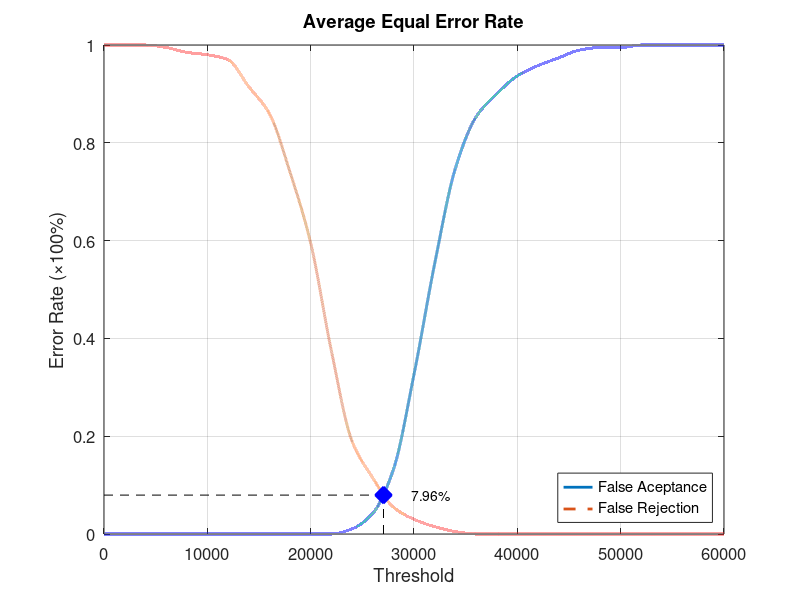
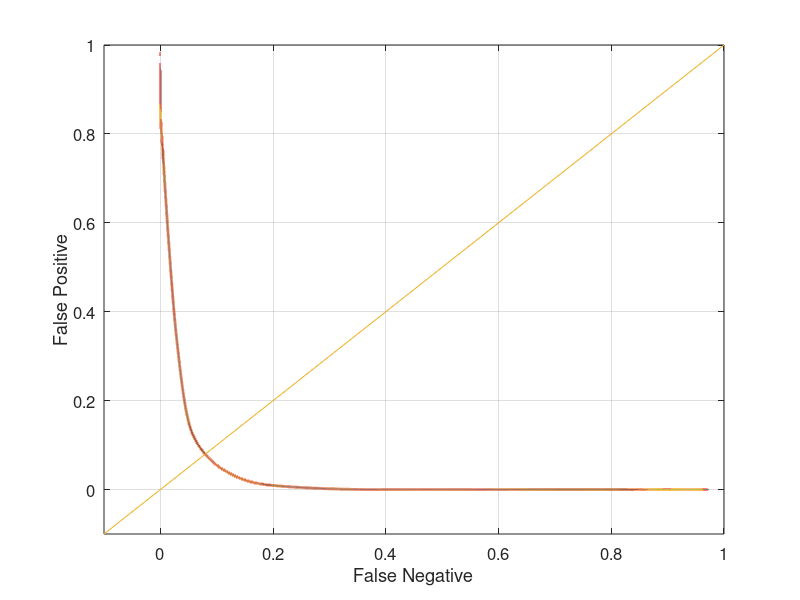

Source code (MATLAB) for these figures, in order:
function yEER = Database4_1
close all;
clear;
clc;
x = 0:2000:60000;
xq = 0:0.5:60000;

y0 = [0 0 0 0 0 0 0 0 0 0 0 0 0.0105263 0.0421053 0.131579 0.326316 0.552632 0.747368 0.852632 0.9 0.936842 0.957895 0.973684 0.989474 0.994737 0.994737 1 1 1 1 1];
yy0 = interp1(x, y0, xq, 'pchip');
y1 = [1 1 1 0.995 0.985 0.98 0.97 0.915 0.86 0.74 0.595 0.375 0.19 0.115 0.055 0.03 0.015 0.005 0 0 0 0 0 0 0 0 0 0 0 0 0];
yy1 = interp1(x, y1, xq, 'pchip');

% Calculating EER: 
y2 = abs(y0 - y1);
find(y2 == min(y2))
yy2 = abs(yy0 - yy1);
xEER = find(yy2 == min(yy2));
xEERIndex = xq(xEER) % X-axis EER
yEER = yy0(xEER) % Y-axis EER

main = figure
plot(xq, yy0,'-','LineWidth', 2);	hold on
plot(xq, yy1,'--','LineWidth', 2);	hold on
plot([xEERIndex xEERIndex], [0 yEER], 'k--');	hold on
plot([0 xEERIndex], [yEER yEER], 'k--');	hold on
plot(xEERIndex, yEER, 'bx', 'LineWidth', 10);	hold on
text(xEERIndex + 10 * xEERIndex / 100, yEER, [num2str(round((10000 * yEER)) / 100) '%'])
legend('False Aceptance', 'False Rejection', 'Location', 'SouthEast')
xlabel('Threshold')
ylabel('Error Rate (\times100%)')
title('Average Equal Error Rate')
set(gca, 'FontSize', 12)
axis([0 60000 0 1])
grid on

print(main, 'Database4_1Main', '-dpng');
FNRxFPR = figure('Color', [1 1 1]);
plot(yy1, yy0, '-', yy1, yy0, 'LineWidth', 2);
hold on
y = -0.1:0.1:1
plot(y, y); 
set(gca, 'FontSize', 12)
xlabel('False Negative')
ylabel('False Positive')
axis([-0.1 1 -0.1 1])
set(gca, 'FontSize', 12)
grid on

print(FNRxFPR, 'Database4_1FNRxFPR','-dpng');
end
